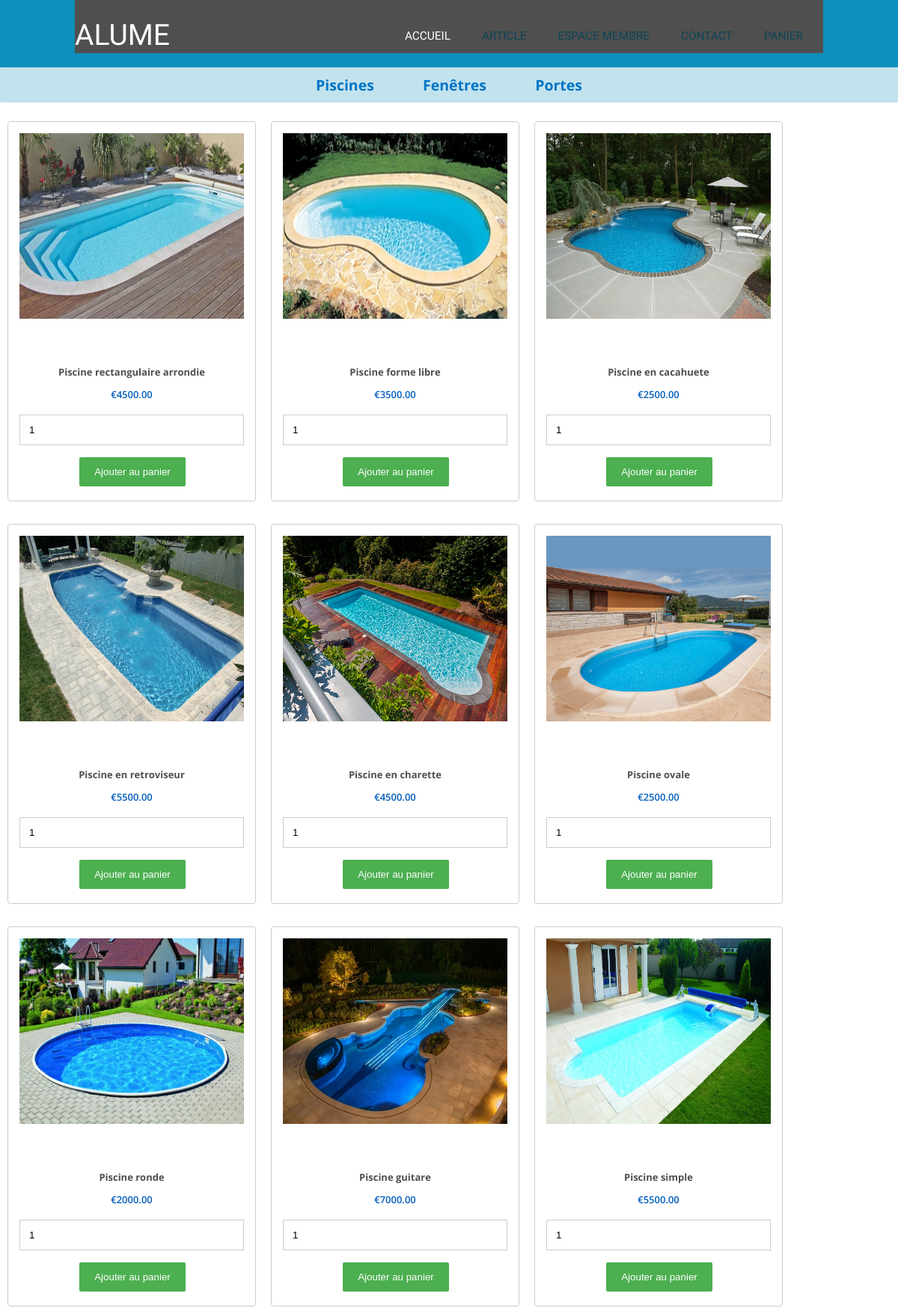
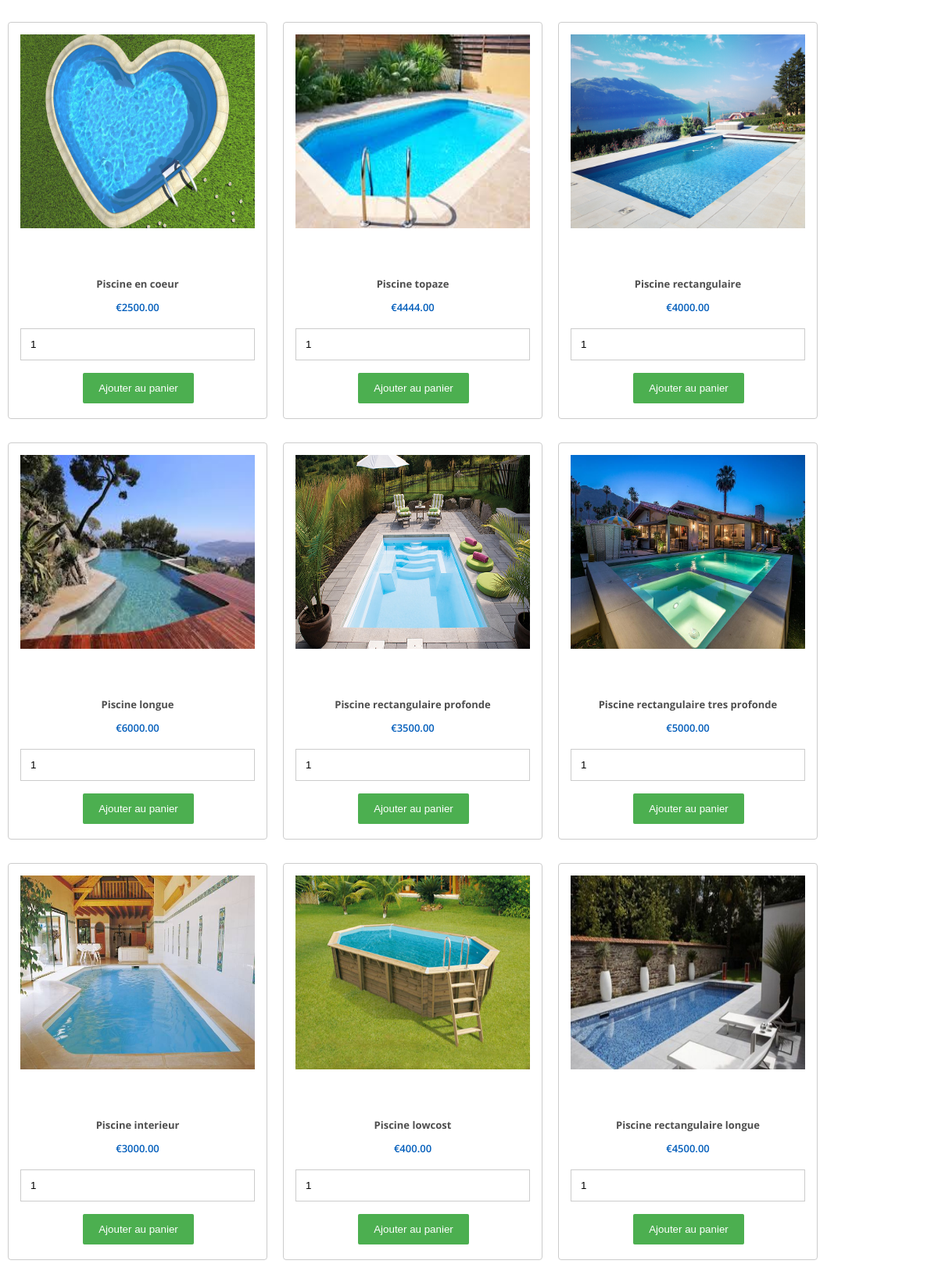
Screenshot of /ALLUMEDERNIER/article.php?piscines=piscines (upper part) with the database file from the repository (2 pictures, top to bottom).
### tables this page shows
CREATE TABLE IF NOT EXISTS `article` (
  `code_art` varchar(255) NOT NULL,
  `nom_art` varchar(255) NOT NULL,
  `img_art` text,
  `prix_art` varchar(20) NOT NULL,
  `qte` varchar(3) DEFAULT NULL,
  `id_depot` int(6) DEFAULT NULL,
  PRIMARY KEY (`code_art`),
  KEY `FK_Article_id_depot` (`id_depot`)
);

### ALLUMEDERNIER/panier/dbcontroller.php (called while the page is built, shortened)
<?php
class DBController {
	private $host = "localhost";
	private $user = "root";
	private $password = "";
	private $database = "alume";
	private $conn = null;
	function __construct() {
		$this->conn = $this->connectDB();
	}
	function connectDB() {
		$conn = mysqli_connect($this->host,$this->user,$this->password,$this->database);
		return $conn;
	}
	function runQuery($query) {
		$result = mysqli_query($this->conn,$query);
		while($row=mysqli_fetch_assoc($result)) {
			$resultset[] = $row;
		}
		if(!empty($resultset))
		{	return $resultset;}
	}
}
?>

### ALLUMEDERNIER/produit_pisc.php (the view)
<?php
	$db_handle = new DBController();
?>
<div id="product-grid">
	<div class="txt-heading">
	<a href=?piscines=piscines style='text-decoration: none; padding: 30px;'> Piscines </a>
	<a href=?fenetres=fenetres style='text-decoration: none; padding: 30px;'> Fenêtres </a>
	<a href=?portes=portes style='text-decoration: none; padding: 30px;'> Portes </a>
	</div>
	<?php
	if (isset($_GET['piscines']))
	{
		$chaine = " where code_art like 'pisc_%' " ;
	}
	elseif (isset($_GET['fenetres']))
	{
		$chaine = " where code_art like 'fen_%' " ;
	}
	elseif (isset($_GET['portes']))
	{
		$chaine = " where code_art like 'port_%' " ;
	}
	else
	{
		$chaine ="";
	}
	$req = "SELECT * FROM article ". $chaine ." ORDER BY code_art ASC";
	$product_array = $db_handle->runQuery($req);
	if (!empty($product_array)) {
		foreach($product_array as $key=>$value){
	?>
		<div class="product-item">
			<form method="post" action="panier/index.php?action=add&code_art=<?php echo $product_array[$key]["code_art"]; ?>">
			<div class="product-image">
				<img src="<?php echo $product_array[$key]["img_art"]; ?>">
			</div>
			<div>
				<strong><?php echo $product_array[$key]["nom_art"]; ?></strong>
			</div>
			<div class="product-price">
				<?php echo "€".$product_array[$key]["prix_art"]; ?>
			</div>
			<div>
				<input type="text" name="quantité" value="1" size="2" />
				<input type="submit" value="Ajouter au panier" class="btnAddAction" />
			</div>
			</form>
		</div>
	<?php
			}
	}else{
	?>
		<div class="product-grid">aucun article</div>
	<?php
	}
	?>
</div>

### ALLUMEDERNIER/menu.php (shortened to what this page needs)
<!DOCTYPE html PUBLIC "-//W3C//DTD XHTML 1.0 Strict//EN" "http://www.w3.org/TR/xhtml1/DTD/xhtml1-strict.dtd">
<html xmlns="http://www.w3.org/1999/xhtml">
<head>
<link rel="stylesheet" href="http://maxcdn.bootstrapcdn.com/font-awesome/4.2.0/css/font-awesome.min.css">
<link href="../default.css" rel="stylesheet" type="text/css" media="all" />
</head>
<body>
<div id="header-wrapper">
	<div id="header" class="container">
		<div id="logo">
			<h1><a href="#">ALUME</a></h1>
		</div>
		<div id="menu">
			<ul>
				<li class="first active"><a href="index.php" accesskey="1" title="">ACCUEIL</a></li>
				<li>
					<a href="article.php" accesskey="2" title="">ARTICLE</a>
				</li>
				<li><a href="espace_membre/connexion.php" accesskey="4" title="">ESPACE MEMBRE</a></li>
				<li><a href="contact.php" accesskey="5" title="">CONTACT</a></li>
				<li><a href="panier/index.php" accesskey="6" title="">PANIER</a></li>
			</ul>
		</div>
	</div>
</div>
</body>
</html>

### ALLUMEDERNIER/article.php (shortened to what this page needs)
<?php
require_once("panier/dbcontroller.php");
require_once("menu.php")
?>
 <!DOCTYPE html PUBLIC "-//W3C//DTD XHTML 1.0 Strict//EN" "http://www.w3.org/TR/xhtml1/DTD/xhtml1-strict.dtd">
 <html xmlns="http://www.w3.org/1999/xhtml">
 <head>
 <link rel="stylesheet" href="http://maxcdn.bootstrapcdn.com/font-awesome/4.2.0/css/font-awesome.min.css">
 <link rel="stylesheet" href="article.css">
 <link href="menu_article.css" rel="stylesheet" type="text/css" media="all" />
 </head>
 <body>
<?php
	include 'produit_pisc.php';
?>
</body>
</html>

### ALLUMEDERNIER/default.css (style rules this page uses)
html, body { height: 100%; }
body { margin: 0px; padding: 0px; background: white; font-family: 'Open Sans', sans-serif; font-size: 13px; color: #4F4F4F; }
h1, h3 { margin: 0; padding: 0; font-family: 'Archivo Narrow', sans-serif; color: #322F2A; }
p, ol, ul { margin-top: 0px; }
ol, ul { margin: 0px; padding: 0px; list-style: none }
a { color: #0074C6; }
.container { width: 1000px; margin: -28px auto; }
#header-wrapper { overflow: hidden; height: 90px; background: #583e0d87; }
#header { overflow: hidden; }
#logo { position: relative; float: left; width: 380px; height: 100px; }
#logo h1, #logo p { margin: 0px; line-height: normal; }
#logo h1 a { display: block; position: absolute; top: 0px; left: 0px; width: 100%; height: 100%; line-height: 150px; color: #FFFFFF; text-decoration: none; text-transform: uppercase; font-weight: 400; font-size: 1.50em; }
#menu { padding: 40px 0px 0px 0px; height: 99px; }
#menu ul { float: right; margin: -1px; padding: 0px; list-style: none; line-height: normal; font-size: 14px; }
#menu li { float: left; padding: 2em 2em 2em 1em; }
#menu a { display: block; text-decoration: none; font-weight: 400; font-family: 'Archivo Narrow', sans-serif; font-size: 1.10em; color: #0d4658; }
#menu .active a { color: #FFFFFF; }
#menu .first { padding-left: 0px; border-left: none; box-shadow: none; }
* { box-sizing: border-box; padding-bottom: 2px; }
input[type=text], select, textarea { width: 100%; padding: 12px; border: 1px solid #ccc; margin-top: 6px; margin-bottom: 16px; resize: vertical; }
input[type=submit] { background-color: #4CAF50; color: white; padding: 12px 20px; border: none; cursor: pointer; }

### ALLUMEDERNIER/article.css (style rules this page uses)
#product-grid { margin-bottom:40px; }
.product-item { float:left; background: #ffffff;margin:15px 10px; padding:5px;border:#CCC 1px solid;border-radius:4px; }
.product-item div { text-align:center; margin:10px; }
.product-price { color: #005dbb; font-weight: 600; }
.product-image { height:80px;background-color:#FFF; }
#menu { background: #4F4F4F; }

### ALLUMEDERNIER/menu_article.css (style rules this page uses)
html, body { height: 100%; }
body { margin: 0px; padding: 0px; background: white; font-family: 'Open Sans', sans-serif; font-size: 13px; color: #4F4F4F; }
h1, h2, h3 { margin: 0; padding: 0; font-family: 'Archivo Narrow', sans-serif; color: #322F2A; }
p, ol, ul { margin-top: 0px; }
ol, ul { margin: 0px; padding: 0px; list-style: none }
a { color: #0074C6; }
.container { width: 1000px; margin: -28px auto; }
#header-wrapper { overflow: hidden; height: 90px; background: #0f8fbb; }
#header { overflow: hidden; }
#logo { position: relative; float: left; width: 380px; height: 100px; }
#logo h1, #logo p { margin: 0px; line-height: normal; }
#logo h1 a { display: block; position: absolute; top: 0px; left: 0px; width: 100%; height: 100%; line-height: 150px; color: #FFFFFF; text-decoration: none; text-transform: uppercase; font-weight: 400; font-size: 1.50em; }
#menu { padding: 40px 0px 0px 0px; height: 99px; }
#menu ul { float: right; margin: -1px; padding: 0px; list-style: none; line-height: normal; font-size: 14px; }
#menu li { float: left; padding: 2em 2em 2em 1em; }
#menu a { display: block; text-decoration: none; font-weight: 400; font-family: 'Archivo Narrow', sans-serif; font-size: 1.10em; color: #0d4658; }
#menu .active a { color: #FFFFFF; }
#menu .first { padding-left: 0px; border-left: none; box-shadow: none; }
.txt-heading { padding: 10px 10px; border-radius: 2px; color: #000; background: #0f8fbb40; margin-bottom:10px; text-align: center; font-weight: bold; font-size: 150%; }
.btnAddAction { background-color: #eb9e4f; border: 0; padding: 3px 10px; color: #ffffff; margin-left: 2px; border-radius: 2px; }
#product-grid { margin-bottom:30px; }
.product-item { float:left; background: #ffffff;margin:15px 10px; padding:5px;border:#CCC 1px solid;border-radius:4px; }
.product-item div { text-align:center; margin:10px; }
.product-price { color: #005dbb; font-weight: 600; }
.product-image { height:300px;background-color:#FFF; }
img { width: 300px; height: 250px; }

### rows the page displays
article: img_art (picture), nom_art "Piscine rectangulaire arrondie", prix_art "4500.00"
article: img_art (picture), nom_art "Piscine forme libre", prix_art "3500.00"
article: img_art (picture), nom_art "Piscine en cacahuete", prix_art "2500.00"
article: img_art (picture), nom_art "Piscine en retroviseur", prix_art "5500.00"
article: img_art (picture), nom_art "Piscine en charette", prix_art "4500.00"
article: img_art (picture), nom_art "Piscine ovale", prix_art "2500.00"
article: img_art (picture), nom_art "Piscine ronde", prix_art "2000.00"
article: img_art (picture), nom_art "Piscine guitare", prix_art "7000.00"
article: img_art (picture), nom_art "Piscine simple", prix_art "5500.00"
article: img_art (picture), nom_art "Piscine en coeur", prix_art "2500.00"
article: img_art (picture), nom_art "Piscine topaze", prix_art "4444.00"
article: img_art (picture), nom_art "Piscine rectangulaire", prix_art "4000.00"
article: img_art (picture), nom_art "Piscine longue", prix_art "6000.00"
article: img_art (picture), nom_art "Piscine rectangulaire profonde", prix_art "3500.00"
article: img_art (picture), nom_art "Piscine rectangulaire tres profonde", prix_art "5000.00"
article: img_art (picture), nom_art "Piscine interieur", prix_art "3000.00"
article: img_art (picture), nom_art "Piscine lowcost", prix_art "400.00"
article: img_art (picture), nom_art "Piscine rectangulaire longue", prix_art "4500.00"
